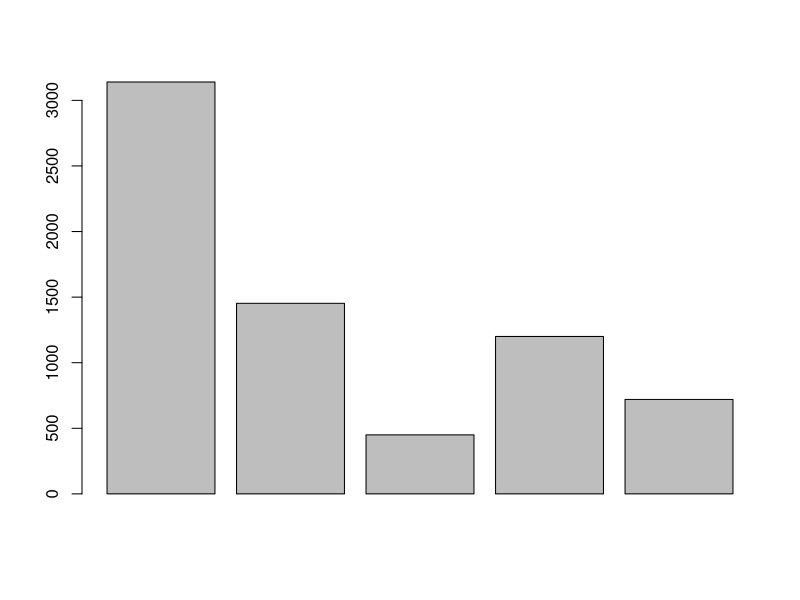
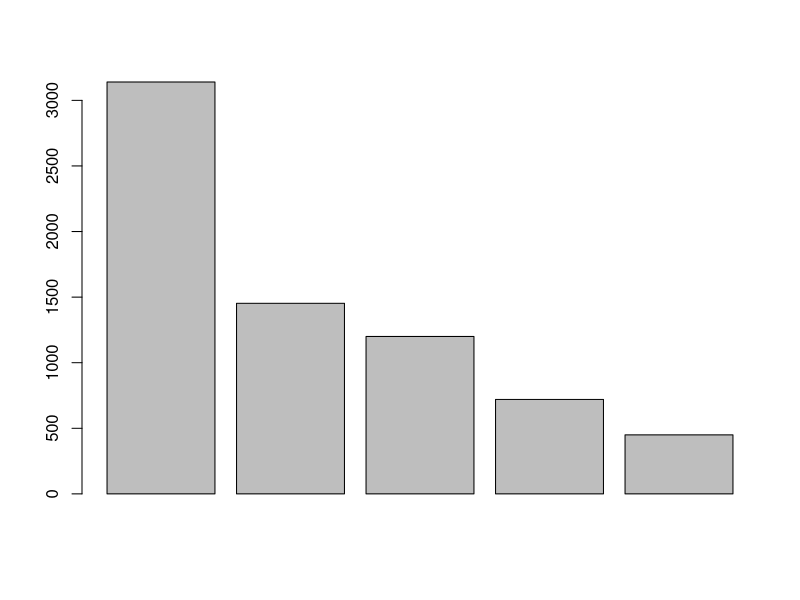

Source code (R) for these figures, in order:
#Josue Gonzalez
# 02/02/2022
# Tarea 1. Primer análisis en R

# PARTE 2. Problemas ----------------------------------------------------


# Problema 1

Pinus <- 3140
Mezquite <- 1453
Encinos <- 450
Teka <- 1200
Juiperos <- 720

superficie <- c(Pinus, Mezquite, Encinos, Teka, Juiperos) 

barplot(superficie)

sort(superficie) 

barplot(sort(superficie, decreasing = TRUE)) 

mean(superficie)

# Problema 2-----------------------------------------------------------

cajas <- c(1:30)
germinacion <- c(4, 1, 6, 2, 4, 2, 4, 2, 4, 6, 3, 5, 3, 2, 5, 4, 0, 5, 4, 2, 4, 5, 3, 5, 3, 5, 4, 3, 6, 2) 
mean(germinacion)
??absolute
?sd
sd(germinacion, na.rm = FALSE)

# Problema 3-----------------------------------------------------------

Prosopis <- c(1:25)
altura <- c(38, 14, 44, 11, 9, 21, 39, 28, 41, 4, 35, 24, 36, 12, 20, 31, 24, 25, 10, 21, 11, 36, 37, 20, 26)
mean(altura)
sd(altura, na.rm = FALSE)
